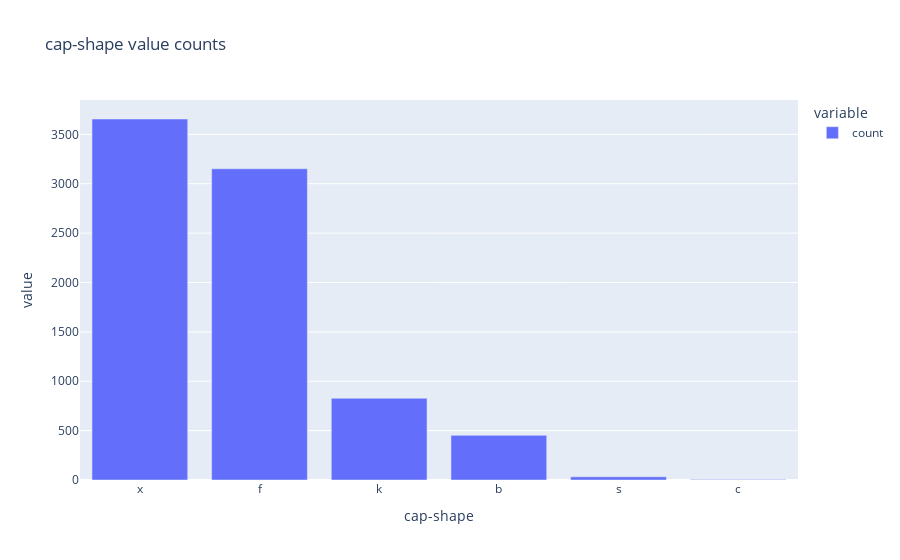
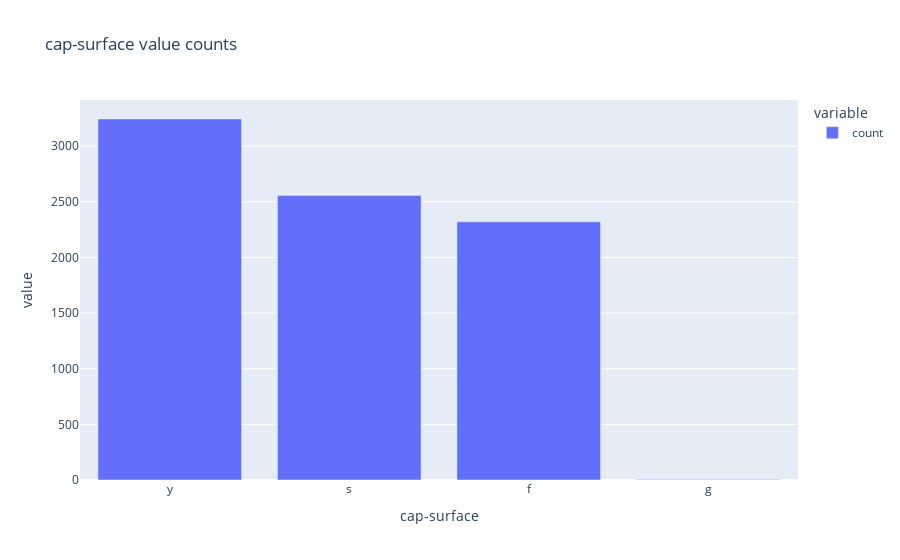
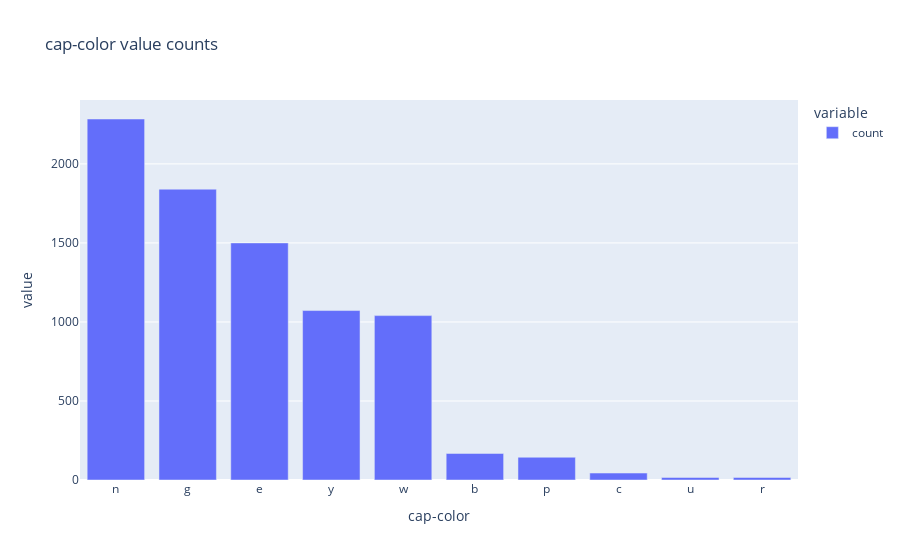
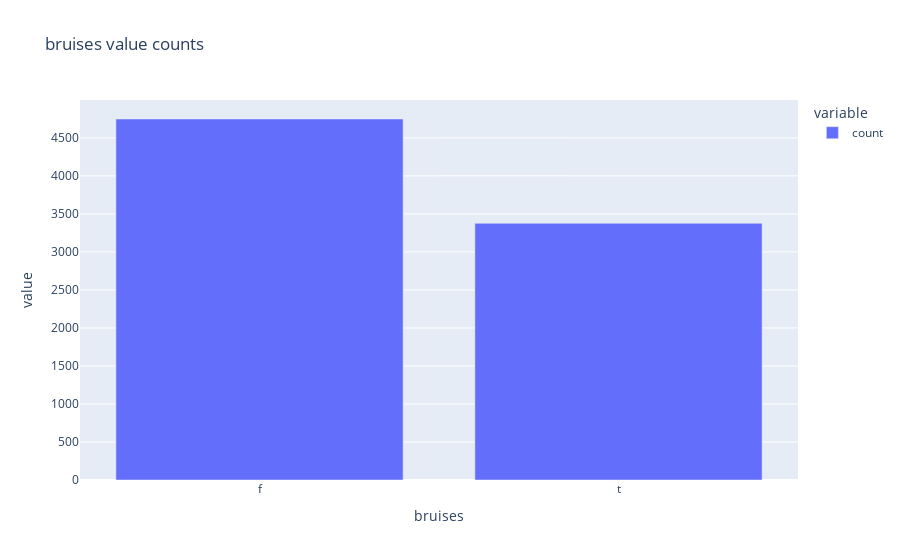

Notebook cell for these charts, in order:
### Markdown cell above
### 各特徵的值分佈

### Code cell
for _col in Xc.columns:
    _value_counts = Xc[_col].value_counts()
    fig = px.bar(_value_counts, title=f"{_col} value counts")
    fig.show()

### Figure 1 — Plotly figure (JSON) as saved in the notebook; plotly's stock layout.template omitted (floating-point values rounded to 4 significant figures)
{"data": [{"hovertemplate": "variable=count<br>cap-shape=%{x}<br>value=%{y}<extra></extra>", "legendgroup": "count", "marker": {"color": "#636efa", "pattern": {"shape": ""}}, "name": "count", "orientation": "v", "showlegend": true, "textposition": "auto", "type": "bar", "x": ["x", "f", "k", "b", "s", "c"], "xaxis": "x", "y": [3656, 3152, 828, 452, 32, 4], "yaxis": "y"}], "layout": {"barmode": "relative", "legend": {"title": {"text": "variable"}, "tracegroupgap": 0}, "title": {"text": "cap-shape value counts"}, "xaxis": {"anchor": "y", "domain": [0, 1], "title": {"text": "cap-shape"}}, "yaxis": {"anchor": "x", "domain": [0, 1], "title": {"text": "value"}}}}

### Figure 2 — Plotly figure (JSON) as saved in the notebook; plotly's stock layout.template omitted (floating-point values rounded to 4 significant figures)
{"data": [{"hovertemplate": "variable=count<br>cap-surface=%{x}<br>value=%{y}<extra></extra>", "legendgroup": "count", "marker": {"color": "#636efa", "pattern": {"shape": ""}}, "name": "count", "orientation": "v", "showlegend": true, "textposition": "auto", "type": "bar", "x": ["y", "s", "f", "g"], "xaxis": "x", "y": [3244, 2556, 2320, 4], "yaxis": "y"}], "layout": {"barmode": "relative", "legend": {"title": {"text": "variable"}, "tracegroupgap": 0}, "title": {"text": "cap-surface value counts"}, "xaxis": {"anchor": "y", "domain": [0, 1], "title": {"text": "cap-surface"}}, "yaxis": {"anchor": "x", "domain": [0, 1], "title": {"text": "value"}}}}

### Figure 3 — Plotly figure (JSON) as saved in the notebook; plotly's stock layout.template omitted (floating-point values rounded to 4 significant figures)
{"data": [{"hovertemplate": "variable=count<br>cap-color=%{x}<br>value=%{y}<extra></extra>", "legendgroup": "count", "marker": {"color": "#636efa", "pattern": {"shape": ""}}, "name": "count", "orientation": "v", "showlegend": true, "textposition": "auto", "type": "bar", "x": ["n", "g", "e", "y", "w", "b", "p", "c", "u", "r"], "xaxis": "x", "y": [2284, 1840, 1500, 1072, 1040, 168, 144, 44, 16, 16], "yaxis": "y"}], "layout": {"barmode": "relative", "legend": {"title": {"text": "variable"}, "tracegroupgap": 0}, "title": {"text": "cap-color value counts"}, "xaxis": {"anchor": "y", "domain": [0, 1], "title": {"text": "cap-color"}}, "yaxis": {"anchor": "x", "domain": [0, 1], "title": {"text": "value"}}}}

### Figure 4 — Plotly figure (JSON) as saved in the notebook; plotly's stock layout.template omitted (floating-point values rounded to 4 significant figures)
{"data": [{"hovertemplate": "variable=count<br>bruises=%{x}<br>value=%{y}<extra></extra>", "legendgroup": "count", "marker": {"color": "#636efa", "pattern": {"shape": ""}}, "name": "count", "orientation": "v", "showlegend": true, "textposition": "auto", "type": "bar", "x": ["f", "t"], "xaxis": "x", "y": [4748, 3376], "yaxis": "y"}], "layout": {"barmode": "relative", "legend": {"title": {"text": "variable"}, "tracegroupgap": 0}, "title": {"text": "bruises value counts"}, "xaxis": {"anchor": "y", "domain": [0, 1], "title": {"text": "bruises"}}, "yaxis": {"anchor": "x", "domain": [0, 1], "title": {"text": "value"}}}}
